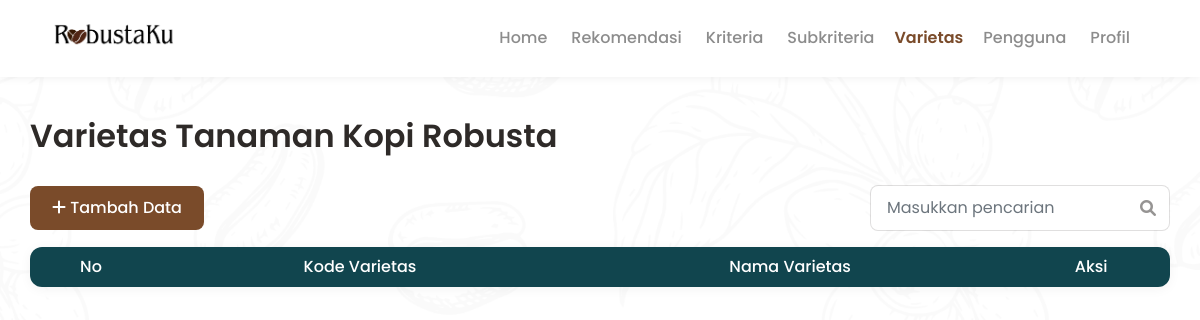
The page /varietas.php (signed in) on the database as committed earlier.
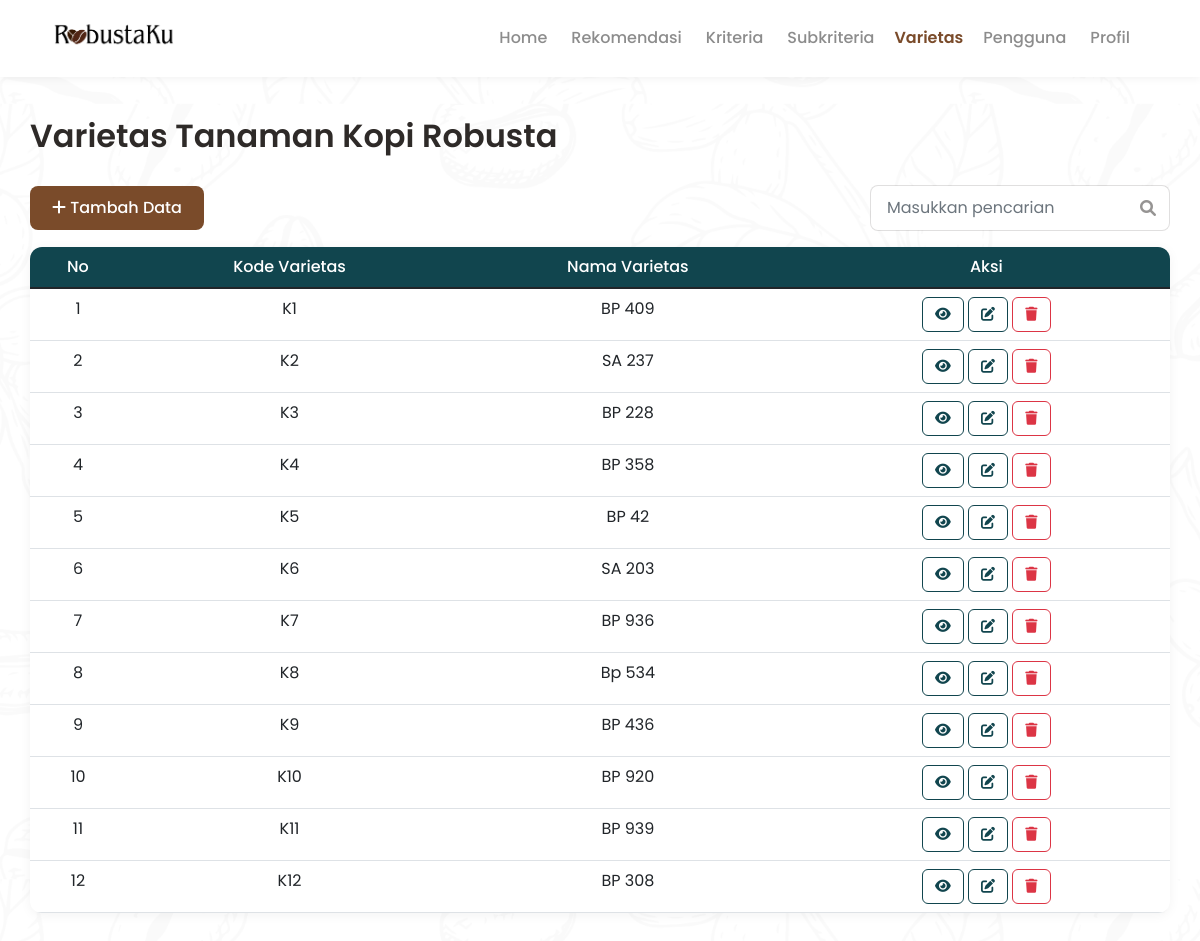
The same page on the database as committed later.
### tables this page shows
CREATE TABLE `varietas` (
  `id_varietas` int(11) NOT NULL,
  `kode_varietas` varchar(20) NOT NULL,
  `nama_varietas` varchar(20) NOT NULL
);

### varietas.php (the view, shortened to what this page needs)
<?php
include "koneksi.php";
$query = mysqli_query($koneksi, "SELECT * FROM varietas ORDER BY id_varietas ASC");
?>
<!DOCTYPE html>
<html lang="id">
<head>
    <link href="https://cdn.jsdelivr.net/npm/bootstrap@5.1.3/dist/css/bootstrap.min.css" rel="stylesheet">
    <link rel="stylesheet" href="https://cdnjs.cloudflare.com/ajax/libs/font-awesome/6.0.0/css/all.min.css">
</head>
<body>
    <nav class="navbar navbar-expand-lg navbar-custom">
        <div class="container">
            <div class="brand-wrap">
                <a href="homepage.php"><img src="assets/img/logo_robustaku.png" alt="RobustaKu Logo"></a>
            </div>
            <div class="collapse navbar-collapse justify-content-end" id="navMenu">
                <ul class="navbar-nav align-items-center me-3">
                    <li class="nav-item"><a class="nav-link unactive" href="homepage.php">Home</a></li>
                    <li class="nav-item"><a class="nav-link unactive" href="rekomendasi.php">Rekomendasi</a></li>
                    <li class="nav-item"><a class="nav-link unactive" href="kriteria.php">Kriteria</a></li>
                    <li class="nav-item"><a class="nav-link unactive" href="subkriteria.php">Subkriteria</a></li>
                    <li class="nav-item"><a class="nav-link active" href="varietas.php">Varietas</a></li>
                    <li class="nav-item"><a class="nav-link unactive" href="pengguna.php">Pengguna</a></li>
                    <li class="nav-item"><a class="nav-link unactive" href="profil.php">Profil</a></li>
                </ul>
            </div>
        </div>
    </nav>
    <div class="container container-content">
        <h2>Varietas Tanaman Kopi Robusta</h2>
        <div class="d-flex justify-content-between align-items-center mb-3">
            <button class="btn-primary" data-bs-toggle="modal" data-bs-target="#modalTambah">
                <i class="fas fa-plus"></i> Tambah Data
            </button>
            <div class="search-box">
                <input type="text" id="searchInput" class="form-control" placeholder="Masukkan pencarian">
                <i class="fas fa-search"></i>
            </div>
        </div>
        <div class="table-container">
            <table class="table table-hover mb-0" id="dataTable">
                <thead>
                    <tr>
                        <th>No</th>
                        <th>Kode Varietas</th>
                        <th>Nama Varietas</th>
                        <th>Aksi</th>
                    </tr>
                </thead>
                <tbody>
                    <?php
                    $no = 1;
                    while ($data = mysqli_fetch_array($query)) {
                        $id_var = $data['id_varietas'];
                        $query_sub_edit = mysqli_query($koneksi, "SELECT id_subkriteria FROM matriks WHERE id_varietas = '$id_var' ORDER BY id_kriteria ASC");
                        $sub_array = [];
                        while ($sub_row = mysqli_fetch_array($query_sub_edit)) {
                            $sub_array[] = $sub_row['id_subkriteria'];
                        }
                        $sub_json = json_encode($sub_array);
                        echo "<tr>
                                <td>{$no}</td>
                                <td>{$data['kode_varietas']}</td>
                                <td>{$data['nama_varietas']}</td>
                                <td>
                                    <button class='btn-view' onclick='viewData({$data['id_varietas']}, \"{$data['kode_varietas']}\", \"{$data['nama_varietas']}\", {$sub_json})'>
                                        <i class='fas fa-eye'></i>
                                    </button>
                                    <button class='btn-edit' onclick='editData({$data['id_varietas']}, \"{$data['kode_varietas']}\", \"{$data['nama_varietas']}\", {$sub_json})'>
                                        <i class='fas fa-edit'></i>
                                    </button>
                                    <button class='btn-hapus' onclick='hapusData({$data['id_varietas']}, \"{$data['kode_varietas']}\")'>
                                        <i class='fas fa-trash'></i>
                                    </button>
                                </td>
                            </tr>";
                        $no++;
                    }
                    ?>
                </tbody>
            </table>
        </div>
    </div>
    </body>
    </html>

### varietas.php (style rules this page uses)
:root { --robusta-brown: #7a4b2a; --robusta-brown-dark: #6b3f22; --text-dark: #2e2a28; }
html, body { height: 100%; margin: 0; font-family: "Poppins", sans-serif; -webkit-font-smoothing: antialiased; -moz-osx-font-smoothing: grayscale; color: var(--text-dark); background-color: #ffffff; background-image: url('assets/img/coffeepattern.png'); background-repeat: repeat; background-position: center; background-size: 100%; }
.navbar-custom { background: #fff; padding: 14px 0; box-shadow: 0 2px 8px rgba(0,0,0,0.05); }
.navbar .container { max-width: 1140px; }
.brand-wrap { display: flex; align-items: center; gap: 12px; }
.brand-wrap img { width: 140px; height: auto; display: block; }
.nav-link { color: var(--robusta-brown); font-weight: 600; padding: 8px 12px; }
.navbar .nav-link.unactive { color: rgba(0,0,0,0.45); font-weight: 500; padding: 8px 12px; }
.container-content { padding: 40px 0; }
h2 { font-weight: 600; color: var(--text-dark); margin-bottom: 30px; }
.btn-primary { background: var(--robusta-brown); border: none; padding: 10px 22px; border-radius: 8px; font-weight: 500; text-decoration: none; }
.table-container { background: #fff; border-radius: 12px; box-shadow: 0 2px 12px rgba(0,0,0,0.05); overflow: hidden; margin-bottom: 30px; }
table { margin: 0; }
thead { background: #11454E; color: #fff; }
thead th { font-weight: 500; padding: 16px; border: none; text-align: center; }
tbody td { padding: 14px 16px; vertical-align: center; text-align: center; }
tbody tr { padding: 14px 16px; vertical-align: center; }
.btn-view { background: transparent; border: 1px solid #11454E; color: #11454E; padding: 6px 12px; border-radius: 6px; font-size: 14px; cursor: pointer; }
.btn-edit { background: transparent; border: 1px solid #11454E; color: #11454E; padding: 6px 12px; border-radius: 6px; font-size: 14px; cursor: pointer; }
.btn-hapus { background: transparent; border: 1px solid #dc3545; color: #dc3545; padding: 6px 12px; border-radius: 6px; font-size: 14px; cursor: pointer; }
.search-box { position: relative; max-width: 300px; }
.search-box input { border-radius: 8px; border: 1px solid rgba(46,42,40,0.15); padding: 10px 40px 10px 16px; width: 100%; }
.search-box i { position: absolute; right: 14px; top: 50%; transform: translateY(-50%); color: rgba(46,42,40,0.5); }

Rows that differ between the two databases and show on the page:
added varietas: kode_varietas "K1", nama_varietas "BP 409"
added varietas: kode_varietas "K2", nama_varietas "SA 237"
added varietas: kode_varietas "K3", nama_varietas "BP 228"
added varietas: kode_varietas "K4", nama_varietas "BP 358"
added varietas: kode_varietas "K5", nama_varietas "BP 42"
added varietas: kode_varietas "K6", nama_varietas "SA 203"
added varietas: kode_varietas "K7", nama_varietas "BP 936"
added varietas: kode_varietas "K8", nama_varietas "Bp 534"
added varietas: kode_varietas "K9", nama_varietas "BP 436"
added varietas: kode_varietas "K10", nama_varietas "BP 920"
added varietas: kode_varietas "K11", nama_varietas "BP 939"
added varietas: kode_varietas "K12", nama_varietas "BP 308"
